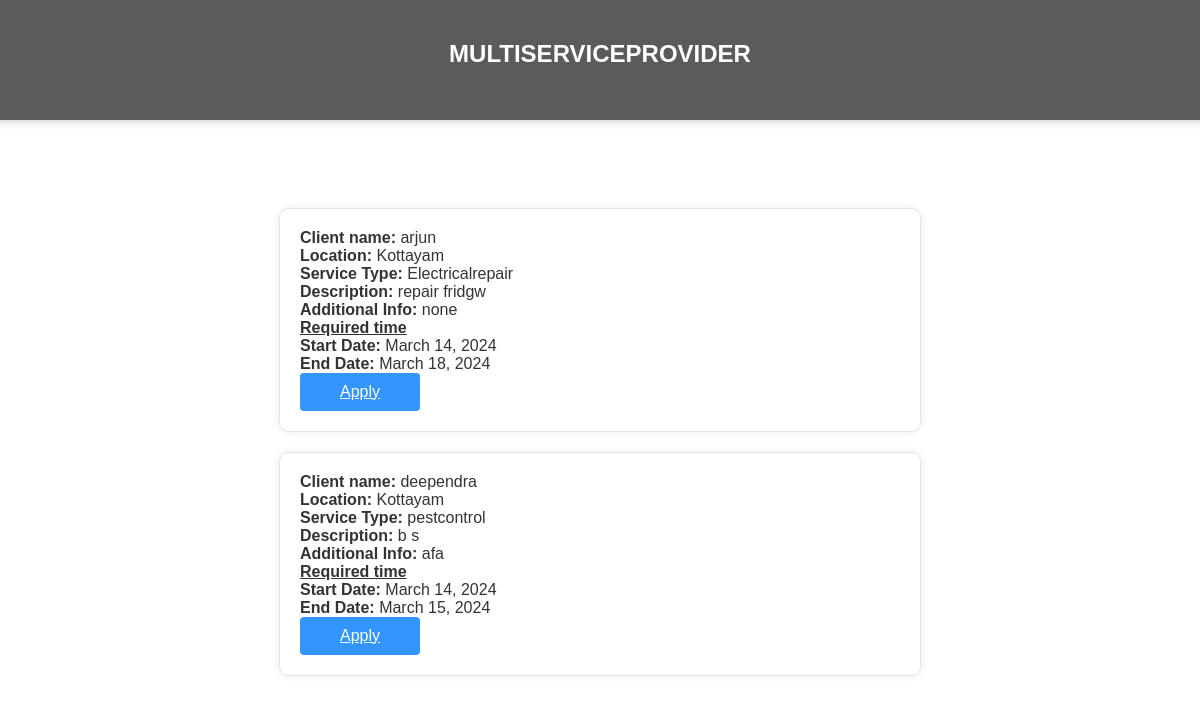
The app's page /pending_requests/ (signed in) with its own data.
### app1/models.py (models this page shows)
class ClientWorkRequest(models.Model):
    user = models.ForeignKey(MyUser, on_delete=models.CASCADE, null=False, blank=False)
    branch = models.ForeignKey(Branch, on_delete=models.CASCADE, null=True, blank=True)
    provider = models.ForeignKey(ServiceProvider, on_delete=models.CASCADE, null=True, blank=True)
    worker = models.ForeignKey(Worker, on_delete=models.CASCADE, null=True, blank=True)
    service_type = models.CharField(max_length=255)
    description = models.TextField()  # Renamed from 'details'
    district = models.CharField(max_length=100)
    status = models.CharField(max_length=10, default='pending')
    additional_info = models.TextField()
    start_date = models.DateField()  # Changed to DateField for start date
    end_date = models.DateField()    # Changed to DateField for end date

class MyUser(AbstractUser):
    email = models.EmailField(unique=True)
    password = models.CharField(max_length=128, default="")
    role = models.CharField(max_length=15, default='client')
    userid = models.AutoField(primary_key=True)

### app1/views.py (the view)
# urls.py: path('pending_requests/', views.pending_service_requests, name='pending_service_requests'),
@login_required
def pending_service_requests(request):
    worker_district = Worker.objects.get(user=request.user).district
    pending_requests = ClientWorkRequest.objects.filter(status='pending', district=worker_district)
    return render(request, 'pending_service_requests.html', {'pending_requests': pending_requests})

### app1/templates/pending_service_requests.html (shortened to what this page needs)
<!DOCTYPE html>
<html lang="en">
<head>
</head>
<body>
    <div class="header">
        <h2>MULTISERVICEPROVIDER</h2>
    </div>
    <h2 style="color: white;">Pending Service Requests</h2>
    {% for requests in pending_requests %}
        <div class="request-container">
            <strong>Client name:</strong> {{ requests.user }}<br>
            <strong>Location:</strong> {{ requests.district }}<br>
            <strong>Service Type:</strong> {{ requests.service_type }}<br>
            <strong>Description:</strong> {{ requests.description }}<br>
            <strong>Additional Info:</strong> {{ requests.additional_info }}<br>
            <b><u>Required time</u></b><br>
            <strong>Start Date:</strong> {{ requests.start_date }}<br>
            <strong>End Date:</strong> {{ requests.end_date }}<br>
            <button class="apply-button"> <a href="{% url 'approve_assignment' requests.id request.user.userid  %}" class="apply-button">Apply</a></button>
        </div>
    {% endfor %}
</body>
</html>

### app1/templates/pending_service_requests.html (style rules this page uses)
body { margin: 0; padding: 0; font-family: 'Arial', sans-serif; background-image: url('https://images8.alphacoders.com/134/1347727.png'); background-size: cover; background-repeat: no-repeat; background-attachment: fixed; opacity: .8; display: flex; flex-direction: column; align-items: center; height: 100vh; }
.header { width: 100%; background-color: #333; color: white; height: 10%; text-align: center; padding: 20px; box-shadow: 0 0 10px rgba(0, 0, 0, 0.3); margin-bottom: 20px; }
.request-container { width: 50%; background-color: white; border: 1px solid #ddd; border-radius: 10px; padding: 20px; margin-bottom: 20px; box-shadow: 0 0 10px rgba(0, 0, 0, 0.1); }
.apply-button { background-color: #007BFF; color: white; padding: 10px 20px; border: none; border-radius: 4px; cursor: pointer; font-size: 16px; }

### records on screen
ClientWorkRequest: user "arjun", district "Kottayam", service_type "Electricalrepair", description "repair fridgw", additional_info "none", start_date "March 14, 2024", end_date "March 18, 2024"
ClientWorkRequest: user "deependra", district "Kottayam", service_type "pestcontrol", description "b s", additional_info "afa", start_date "March 14, 2024", end_date "March 15, 2024"
